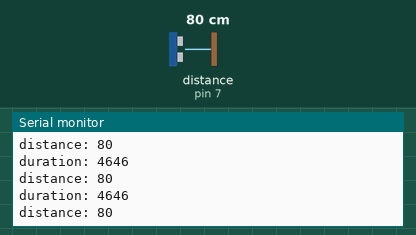
This sketch was run on a simulated Arduino Uno, built with avr-gcc and run on an emulated ATmega328P. Parts: the last lines printed to the serial monitor. Wiring (inferred from the names in the program): ultrasonic range finder: trigger pin 8; echo pin 7. The test bench sets the inputs (shaded band); at power-on: distance to the obstacle (sensor on pin 7) 80 cm. The echo pulse lasts 58.3 µs per cm.

Above: at 1.3 s.
1.4 s: distance to the obstacle (sensor on pin 7) set to 2 cm
At 1.83 s:
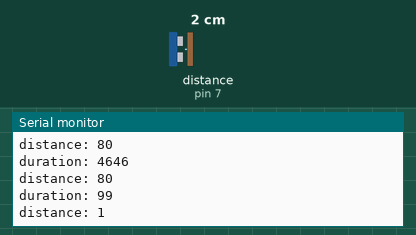
2.9 s: distance to the obstacle (sensor on pin 7) set to 4 cm
At 3.33 s:
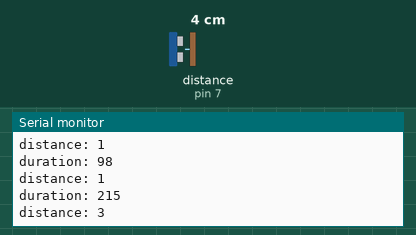
Timing chart, 0 to 5.9 s (numbered marks = the images above; inputs shaded):
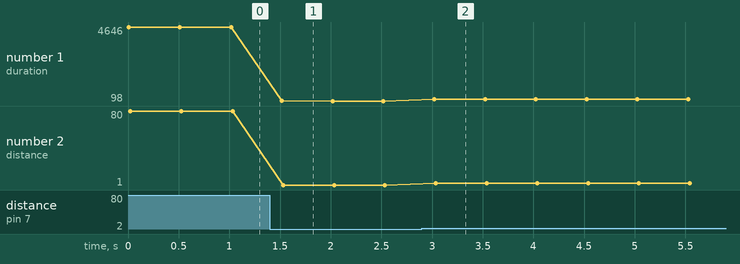

Measured:
- after the input at 1.4 s, the serial monitor: prints a new line after 0.12 s (image 1)
- after the input at 2.9 s, the serial monitor: prints a new line after 0.12 s (image 2)
- plotted number 1: 4646 → 98 after the input at 1.4 s, 98 → 215 after the input at 2.9 s
- plotted number 2: 80 → 1 after the input at 1.4 s, 1 → 3 after the input at 2.9 s

The sketch:

sonar.ino
```cpp
//declare pins
# define echoPin 7 //Echo pin
# define trigPin 8 //Trigger Pin

// establish a variable to track the duration of the echo
long duration; //output from sonar module
int distance;

void setup() {
    Serial.begin(9600);
 	//setup pins. Trigger pin is an output,
 	//echo pin receives the input
 	pinMode(trigPin, OUTPUT);
	pinMode(echoPin, INPUT);
  	Serial.begin(9600);

}
void loop() {
	//Trigger a pulse on the sonar module
	digitalWrite(trigPin, LOW);
	delayMicroseconds(2);
	digitalWrite(trigPin, HIGH);
	delayMicroseconds(10);
	digitalWrite(trigPin, LOW);
	//measure the duration of the echo
	duration = pulseIn(echoPin, HIGH);

  	Serial.print("duration: "); // in microseconds
	Serial.println(duration);

    // sound travels at 343 meters per second, so it takes 29.155 microseconds per centimeter
  	distance = duration / 29 /2;
    //distance = duration / 58.3773 ;

  	Serial.print("distance: ");
  	Serial.println(distance);

	//Delay 50ms before next reading.
	delay(500);

}
```

sonar_mode.ino
```cpp
// take the mode of 8 readings of sonar
```
